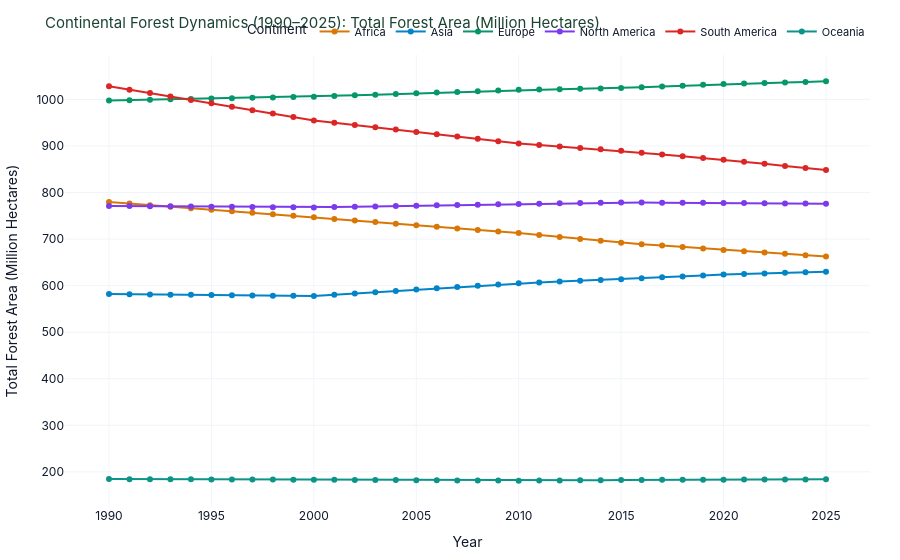

Notebook cell for this chart:
### Markdown cell above
### 3. Continental Trajectories (1990–2025)
Comparing forest area and annual change across the six continents: Africa, Asia, Europe, North America, South America, Oceania.

### Code cell
fig_reg = create_regional_comparison_chart(df_reg, metric="Forest_Area_Mha")
fig_reg.show()

### Figure 1 — Plotly figure (JSON) as saved in the notebook; plotly's stock layout.template omitted (floating-point values rounded to 4 significant figures)
{"data": [{"hovertemplate": "Continent=Africa<br>Year=%{x}<br>Total Forest Area (Million Hectares)=%{y}<extra></extra>", "legendgroup": "Africa", "line": {"color": "#d97706", "dash": "solid"}, "marker": {"symbol": "circle"}, "mode": "lines+markers", "name": "Africa", "orientation": "v", "showlegend": true, "type": "scatter", "x": [1990, 1991, 1992, 1993, 1994, 1995, 1996, 1997, 1998, 1999, 2000, 2001, 2002, 2003, 2004, 2005, 2006, 2007, 2008, 2009, 2010, 2011, 2012, 2013, 2014, 2015, 2016, 2017, 2018, 2019, 2020, 2021, 2022, 2023, 2024, 2025], "xaxis": "x", "y": [779.5, 776.3, 773.0, 769.7, 766.4, 763.1, 759.9, 756.6, 753.3, 750.0, 746.8, 743.4, 740.0, 736.6, 733.2, 729.8, 726.4, 723.1, 719.7, 716.3, 712.9, 708.8, 704.6, 700.5, 696.4, 692.2, 689.2, 686.1, 683.0, 679.9, 676.9, 674.0, 671.2, 668.3, 665.5, 662.6], "yaxis": "y"}, {"hovertemplate": "Continent=Asia<br>Year=%{x}<br>Total Forest Area (Million Hectares)=%{y}<extra></extra>", "legendgroup": "Asia", "line": {"color": "#0284c7", "dash": "solid"}, "marker": {"symbol": "circle"}, "mode": "lines+markers", "name": "Asia", "orientation": "v", "showlegend": true, "type": "scatter", "x": [1990, 1991, 1992, 1993, 1994, 1995, 1996, 1997, 1998, 1999, 2000, 2001, 2002, 2003, 2004, 2005, 2006, 2007, 2008, 2009, 2010, 2011, 2012, 2013, 2014, 2015, 2016, 2017, 2018, 2019, 2020, 2021, 2022, 2023, 2024, 2025], "xaxis": "x", "y": [582.0, 581.6, 581.1, 580.7, 580.3, 579.9, 579.4, 579.0, 578.6, 578.2, 577.7, 580.5, 583.3, 586.0, 588.8, 591.5, 594.3, 597.1, 599.8, 602.6, 605.4, 607.0, 608.7, 610.4, 612.1, 613.8, 615.8, 617.8, 619.9, 621.9, 623.9, 625.1, 626.4, 627.6, 628.8, 630.0], "yaxis": "y"}, {"hovertemplate": "Continent=Europe<br>Year=%{x}<br>Total Forest Area (Million Hectares)=%{y}<extra></extra>", "legendgroup": "Europe", "line": {"color": "#059669", "dash": "solid"}, "marker": {"symbol": "circle"}, "mode": "lines+markers", "name": "Europe", "orientation": "v", "showlegend": true, "type": "scatter", "x": [1990, 1991, 1992, 1993, 1994, 1995, 1996, 1997, 1998, 1999, 2000, 2001, 2002, 2003, 2004, 2005, 2006, 2007, 2008, 2009, 2010, 2011, 2012, 2013, 2014, 2015, 2016, 2017, 2018, 2019, 2020, 2021, 2022, 2023, 2024, 2025], "xaxis": "x", "y": [997.8, 998.6, 999.4, 1000.0, 1001.0, 1002.0, 1003.0, 1003.0, 1004.0, 1005.0, 1006.0, 1007.0, 1009.0, 1010.0, 1012.0, 1013.0, 1015.0, 1016.0, 1018.0, 1019.0, 1021.0, 1021.0, 1022.0, 1023.0, 1024.0, 1025.0, 1026.0, 1028.0, 1030.0, 1031.0, 1033.0, 1034.0, 1035.0, 1037.0, 1038.0, 1039.0], "yaxis": "y"}, {"hovertemplate": "Continent=North America<br>Year=%{x}<br>Total Forest Area (Million Hectares)=%{y}<extra></extra>", "legendgroup": "North America", "line": {"color": "#7c3aed", "dash": "solid"}, "marker": {"symbol": "circle"}, "mode": "lines+markers", "name": "North America", "orientation": "v", "showlegend": true, "type": "scatter", "x": [1990, 1991, 1992, 1993, 1994, 1995, 1996, 1997, 1998, 1999, 2000, 2001, 2002, 2003, 2004, 2005, 2006, 2007, 2008, 2009, 2010, 2011, 2012, 2013, 2014, 2015, 2016, 2017, 2018, 2019, 2020, 2021, 2022, 2023, 2024, 2025], "xaxis": "x", "y": [771.4, 771.1, 770.7, 770.4, 770.1, 769.7, 769.4, 769.0, 768.7, 768.4, 768.0, 768.8, 769.5, 770.3, 771.0, 771.8, 772.5, 773.3, 774.0, 774.8, 775.5, 776.2, 776.8, 777.5, 778.1, 778.8, 778.5, 778.3, 778.1, 777.9, 777.6, 777.3, 777.0, 776.7, 776.5, 776.2], "yaxis": "y"}, {"hovertemplate": "Continent=South America<br>Year=%{x}<br>Total Forest Area (Million Hectares)=%{y}<extra></extra>", "legendgroup": "South America", "line": {"color": "#dc2626", "dash": "solid"}, "marker": {"symbol": "circle"}, "mode": "lines+markers", "name": "South America", "orientation": "v", "showlegend": true, "type": "scatter", "x": [1990, 1991, 1992, 1993, 1994, 1995, 1996, 1997, 1998, 1999, 2000, 2001, 2002, 2003, 2004, 2005, 2006, 2007, 2008, 2009, 2010, 2011, 2012, 2013, 2014, 2015, 2016, 2017, 2018, 2019, 2020, 2021, 2022, 2023, 2024, 2025], "xaxis": "x", "y": [1028.0, 1021.0, 1014.0, 1006.0, 999.1, 991.7, 984.4, 977.1, 969.7, 962.4, 955.0, 950.1, 945.1, 940.2, 935.2, 930.3, 925.3, 920.4, 915.4, 910.5, 905.5, 902.3, 899.1, 896.0, 892.8, 889.6, 885.8, 881.9, 878.1, 874.3, 870.4, 866.1, 861.7, 857.3, 853.0, 848.6], "yaxis": "y"}, {"hovertemplate": "Continent=Oceania<br>Year=%{x}<br>Total Forest Area (Million Hectares)=%{y}<extra></extra>", "legendgroup": "Oceania", "line": {"color": "#0d9488", "dash": "solid"}, "marker": {"symbol": "circle"}, "mode": "lines+markers", "name": "Oceania", "orientation": "v", "showlegend": true, "type": "scatter", "x": [1990, 1991, 1992, 1993, 1994, 1995, 1996, 1997, 1998, 1999, 2000, 2001, 2002, 2003, 2004, 2005, 2006, 2007, 2008, 2009, 2010, 2011, 2012, 2013, 2014, 2015, 2016, 2017, 2018, 2019, 2020, 2021, 2022, 2023, 2024, 2025], "xaxis": "x", "y": [184.4, 184.3, 184.1, 184.0, 183.9, 183.7, 183.6, 183.5, 183.3, 183.2, 183.1, 182.9, 182.7, 182.5, 182.3, 182.1, 181.9, 181.7, 181.5, 181.3, 181.1, 181.4, 181.7, 181.9, 182.2, 182.5, 182.7, 182.8, 183.0, 183.1, 183.3, 183.4, 183.5, 183.7, 183.8, 183.9], "yaxis": "y"}], "layout": {"font": {"color": "#0f172a", "family": "Inter, Segoe UI, Arial, sans-serif"}, "hoverlabel": {"bgcolor": "#1b4332", "font": {"color": "white", "family": "Inter, sans-serif", "size": 12}}, "hovermode": "x unified", "legend": {"font": {"size": 11}, "orientation": "h", "title": {"text": "Continent"}, "tracegroupgap": 0, "x": 1, "xanchor": "right", "y": 1.02, "yanchor": "bottom"}, "margin": {"b": 40, "l": 40, "r": 30, "t": 55}, "paper_bgcolor": "white", "plot_bgcolor": "white", "title": {"font": {"color": "#1b4332", "size": 15}, "text": "Continental Forest Dynamics (1990–2025): Total Forest Area (Million Hectares)"}, "xaxis": {"anchor": "y", "domain": [0.0, 1.0], "gridcolor": "#f1f5f9", "showgrid": true, "title": {"text": "Year"}}, "yaxis": {"anchor": "x", "domain": [0.0, 1.0], "gridcolor": "#f1f5f9", "showgrid": true, "title": {"text": "Total Forest Area (Million Hectares)"}}}}
